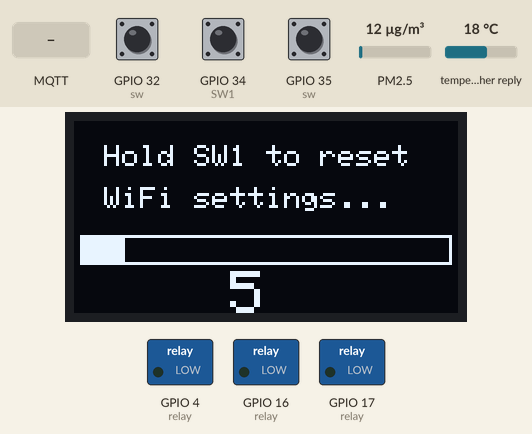
A program run on a simulated ESP32. Parts: 128×64 one-colour display, switched loads named in the program (green lamp = pin HIGH). Inputs (shaded band) come from the test bench; at power-on: GPIO 34 (SW1) LOW, GPIO 32 (sw) LOW, GPIO 35 (sw) LOW, PM2.5 12 µg/m³, temperature in the weather reply 18 °C. WiFi joins after 1.5 s; servers stay silent unless stated; the local clock reads 2024-03-15 10:24:30 at power-on unless the program sets it; random numbers use the default seed unless the program sets one; no MQTT or app messages arrive unless stated; web services answer with replies made up by the test bench; what the program prints to the serial monitor is not drawn.

Above: at 0.8 s.
0.9 s: GPIO 34 (SW1) pulled HIGH for 0.15 s
At 2.1 s:
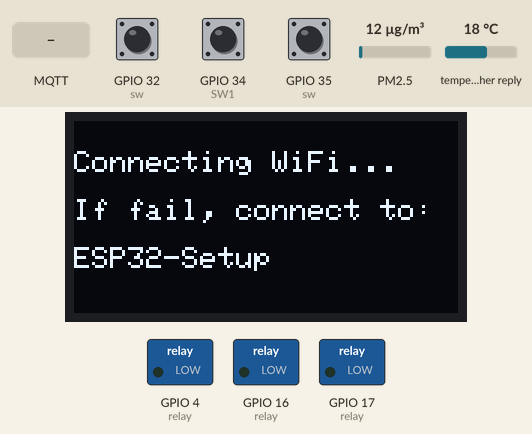
4.0 s: MQTT message "OFF" arrives on the second subscribed topic
At 4.9 s:
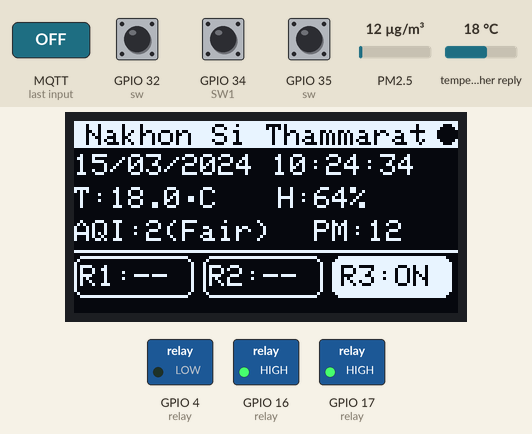
7.0 s: MQTT message "ON" arrives on the first subscribed topic
At 8.2 s:
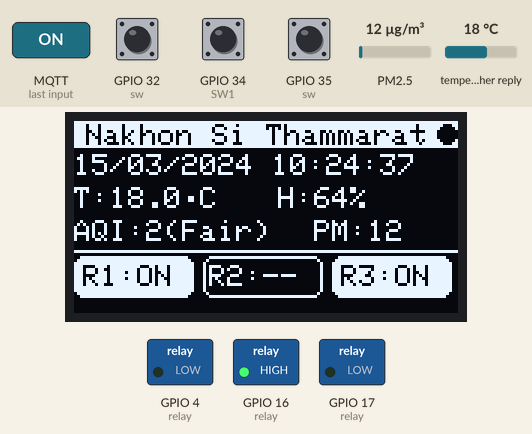
10.0 s: GPIO 32 (sw) pulled HIGH for 0.15 s
At 11.9 s:
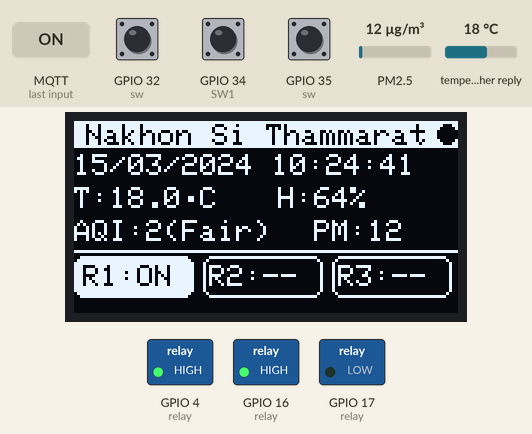
13.1 s: GPIO 35 (sw) pulled HIGH for 0.15 s
At 15.0 s:
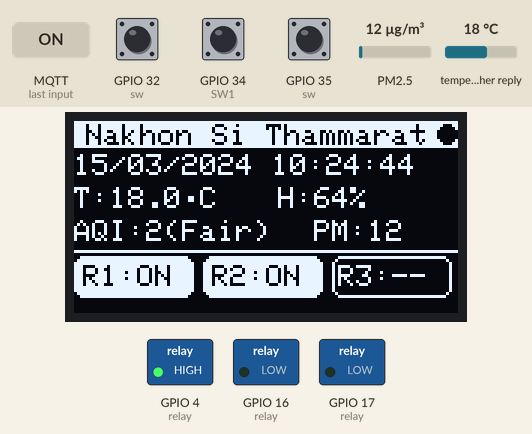
16.2 s: MQTT message "0" arrives on the first subscribed topic
At 17.0 s:
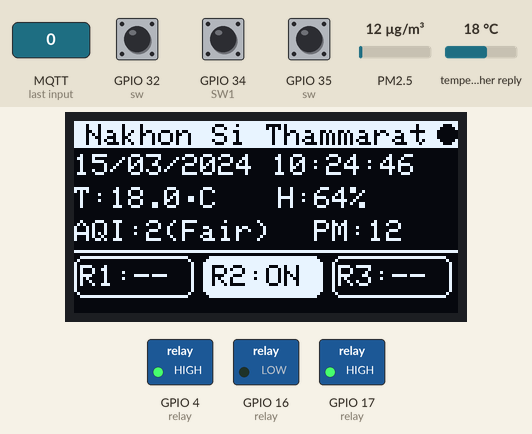
Timing chart, 0 to 19.2 s (numbered marks = the images above; inputs shaded):
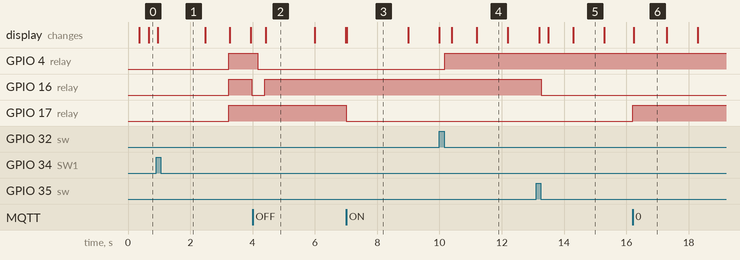

The program:

main.cpp
```cpp
#include <Arduino.h>
#include <WiFi.h>
#include <WiFiManager.h>
#include <HTTPClient.h>
#include <ArduinoJson.h>
#include <Wire.h>
#include <Adafruit_GFX.h>
#include <Adafruit_SSD1306.h>
#include <time.h>
#include <PubSubClient.h>

// ─── NTP ──────────────────────────────────────────────────
#define NTP_SERVER  "pool.ntp.org"
#define TZ_OFFSET   25200   // UTC+7 Asia/Bangkok

// ─── OpenWeatherMap ───────────────────────────────────────
#define OWM_API_KEY          "1bef650d2c6ea7a91f58252948c2d325"
#define OWM_CITY             "Nakhon Si Thammarat"
#define OWM_COUNTRY          "TH"
#define WEATHER_INTERVAL_MS  (2UL * 60UL * 1000UL)

// ─── Telegram Bot ─────────────────────────────────────────
#define TG_BOT_TOKEN          "8948698437:AAETguWxKsAg0ILJ8ANmZVGpHOsIs5-dLoY"
#define TG_CHAT_ID            "7745779456"
#define AQI_ALERT_THRESHOLD   3
#define PM25_ALERT_THRESHOLD  35.0f

// ─── MQTT (HiveMQ Free) ───────────────────────────────────
#define MQTT_BROKER    "broker.hivemq.com"
#define MQTT_PORT      1883
#define BOARD_ID       "esp32_nst_01"     // <-- เปลี่ยนให้ unique ต่อบอร์ด

// Topic schema: esp32/{BOARD_ID}/telemetry/<data>
//               esp32/{BOARD_ID}/control/relay/{1|2|3}
#define TOPIC_BASE              "esp32/" BOARD_ID
#define TOPIC_STATUS            TOPIC_BASE "/telemetry/status"
#define TOPIC_WEATHER           TOPIC_BASE "/telemetry/weather"
#define TOPIC_RELAY             TOPIC_BASE "/telemetry/relay"
#define TOPIC_CTRL_RELAY_1      TOPIC_BASE "/control/relay/1"
#define TOPIC_CTRL_RELAY_2      TOPIC_BASE "/control/relay/2"
#define TOPIC_CTRL_RELAY_3      TOPIC_BASE "/control/relay/3"

#define MQTT_RECONNECT_MS  5000   // retry ถ้าหลุด

// ─── OLED ─────────────────────────────────────────────────
#define OLED_SDA     21
#define OLED_SCL     22
#define OLED_ADDRESS 0x3C
#define SCREEN_W     128
#define SCREEN_H     64

// ─── Relay (Active Low) ───────────────────────────────────
#define RELAY1 17
#define RELAY2 16
#define RELAY3 4

#define RELAY_ON  LOW
#define RELAY_OFF HIGH

// ─── Switch (Active Low, External Pull-up) ────────────────
#define SW1 34
#define SW2 35
#define SW3 32

#define DEBOUNCE_MS         20
#define WIFI_RESET_HOLD_MS  5000

// ─── Structs ──────────────────────────────────────────────
struct SwitchState {
  uint8_t pin;
  bool lastRaw;
  bool stable;
  unsigned long lastChangeTime;
};

struct RelayState {
  uint8_t pin;
  bool on;
};

struct WeatherData {
  float temp;
  int   humidity;
  int   aqi;
  float pm25;
  float pm10;
  bool  valid;
};

// ─── Globals ──────────────────────────────────────────────
SwitchState sw[3] = {
  {SW1, HIGH, HIGH, 0},
  {SW2, HIGH, HIGH, 0},
  {SW3, HIGH, HIGH, 0},
};

RelayState relay[3] = {
  {RELAY1, false},
  {RELAY2, false},
  {RELAY3, false},
};

WeatherData weather = {0, 0, 0, 0, 0, false};
unsigned long lastWeatherFetch = 0;
unsigned long lastClockDraw    = 0;
unsigned long lastMqttRetry    = 0;
bool lastAqiAlertSent = false;

Adafruit_SSD1306 display(SCREEN_W, SCREEN_H, &Wire, -1);
WiFiClient       wifiClient;
PubSubClient     mqtt(wifiClient);

// ─── Forward declarations ──────────────────────────────────
void drawOLED();
void publishRelayState();

// ─── MQTT Publish helpers ──────────────────────────────────
void mqttPublishWeather() {
  if (!mqtt.connected()) return;

  JsonDocument doc;
  doc["board_id"]  = BOARD_ID;
  doc["city"]      = OWM_CITY;
  doc["temp"]      = weather.temp;
  doc["humidity"]  = weather.humidity;
  doc["aqi"]       = weather.aqi;
  doc["pm25"]      = weather.pm25;
  doc["pm10"]      = weather.pm10;

  char buf[256];
  serializeJson(doc, buf);
  mqtt.publish(TOPIC_WEATHER, buf, true);  // retained
  Serial.println("[MQTT] Published weather");
}

void publishRelayState() {
  if (!mqtt.connected()) return;

  JsonDocument doc;
  doc["board_id"]  = BOARD_ID;
  doc["relay1"]    = relay[0].on;
  doc["relay2"]    = relay[1].on;
  doc["relay3"]    = relay[2].on;

  char buf[128];
  serializeJson(doc, buf);
  mqtt.publish(TOPIC_RELAY, buf, true);  // retained
  Serial.println("[MQTT] Published relay state");
}

void mqttPublishStatus(const char* status) {
  if (!mqtt.connected()) return;

  JsonDocument doc;
  doc["board_id"] = BOARD_ID;
  doc["status"]   = status;
  doc["ip"]       = WiFi.localIP().toString();

  struct tm t;
  if (getLocalTime(&t)) {
    char timeBuf[20];
    strftime(timeBuf, sizeof(timeBuf), "%d/%m/%Y %H:%M:%S", &t);
    doc["time"] = timeBuf;
  }

  char buf[200];
  serializeJson(doc, buf);
  mqtt.publish(TOPIC_STATUS, buf, true);
  Serial.printf("[MQTT] Status: %s\n", status);
}

// ─── MQTT Callback (รับคำสั่ง control) ───────────────────
void mqttCallback(char* topic, byte* payload, unsigned int length) {
  String topicStr(topic);
  String msg;
  for (unsigned int i = 0; i < length; i++) msg += (char)payload[i];
  msg.trim();
  msg.toUpperCase();

  Serial.printf("[MQTT] Received [%s]: %s\n", topic, msg.c_str());

  int relayIdx = -1;
  if      (topicStr == TOPIC_CTRL_RELAY_1) relayIdx = 0;
  else if (topicStr == TOPIC_CTRL_RELAY_2) relayIdx = 1;
  else if (topicStr == TOPIC_CTRL_RELAY_3) relayIdx = 2;

  if (relayIdx < 0) return;

  bool newState = false;
  if      (msg == "ON"  || msg == "1" || msg == "TRUE")  newState = true;
  else if (msg == "OFF" || msg == "0" || msg == "FALSE") newState = false;
  else return;  // payload ไม่รู้จัก

  if (relay[relayIdx].on != newState) {
    relay[relayIdx].on = newState;
    digitalWrite(relay[relayIdx].pin, newState ? RELAY_ON : RELAY_OFF);
    Serial.printf("[MQTT] Relay%d -> %s\n", relayIdx + 1, newState ? "ON" : "OFF");

    publishRelayState();
    drawOLED();

    // แจ้ง Telegram
    String tgMsg = String("📡 <b>[MQTT] Relay") + (relayIdx + 1) + "</b> ";
    tgMsg += newState ? "เปิด (ON) ✅" : "ปิด (OFF) ⛔";
    tgMsg += "\n<i>สั่งผ่าน MQTT</i>";
    // (sendTelegram เรียกหลัง declare)
  }
}

// ─── MQTT Connect ─────────────────────────────────────────
void mqttConnect() {
  if (WiFi.status() != WL_CONNECTED) return;

  // Client ID unique ต่อบอร์ด
  String clientId = String("ESP32_") + BOARD_ID + "_" + String(random(0xFFFF), HEX);

  Serial.printf("[MQTT] Connecting as %s ...\n", clientId.c_str());

  // LWT (Last Will Testament) — แจ้งเมื่อบอร์ดหลุด
  if (mqtt.connect(clientId.c_str(),
                   nullptr, nullptr,           // no auth on HiveMQ free
                   TOPIC_STATUS, 0, true,      // LWT topic, QoS, retain
                   "{\"status\":\"offline\"}")) {
    Serial.println("[MQTT] Connected");

    // Subscribe control topics
    mqtt.subscribe(TOPIC_CTRL_RELAY_1);
    mqtt.subscribe(TOPIC_CTRL_RELAY_2);
    mqtt.subscribe(TOPIC_CTRL_RELAY_3);

    mqttPublishStatus("online");
    publishRelayState();
  } else {
    Serial.printf("[MQTT] Failed rc=%d — retry in %ds\n",
                  mqtt.state(), MQTT_RECONNECT_MS / 1000);
  }
}

// ─── Telegram Send ────────────────────────────────────────
void sendTelegram(const String& msg) {
  if (WiFi.status() != WL_CONNECTED) return;

  HTTPClient http;
  String url = String("https://api.telegram.org/bot") + TG_BOT_TOKEN + "/sendMessage";

  http.begin(url);
  http.addHeader("Content-Type", "application/json");

  JsonDocument doc;
  doc["chat_id"]    = TG_CHAT_ID;
  doc["text"]       = msg;
  doc["parse_mode"] = "HTML";

  String body;
  serializeJson(doc, body);

  int code = http.POST(body);
  Serial.printf("[Telegram] %s\n", code == HTTP_CODE_OK ? "ส่งสำเร็จ" : ("Error: " + String(code)).c_str());
  http.end();
}

// ─── OLED Helpers ─────────────────────────────────────────
void oledMsg(const char* line1, const char* line2 = "", const char* line3 = "") {
  display.clearDisplay();
  display.setTextColor(SSD1306_WHITE);
  display.setTextSize(1);
  display.setCursor(0, 10); display.print(line1);
  display.setCursor(0, 26); display.print(line2);
  display.setCursor(0, 42); display.print(line3);
  display.display();
}

void drawOLED() {
  display.clearDisplay();
  display.setTextSize(1);

  // ── Title bar (y=0) ──
  display.fillRect(0, 0, SCREEN_W, 9, SSD1306_WHITE);
  display.setTextColor(SSD1306_BLACK);
  display.setCursor(4, 1);
  display.print(OWM_CITY);

  // MQTT dot indicator (ขวาบน — ● = connected, ○ = offline)
  display.fillCircle(SCREEN_W - 4, 4, 3, mqtt.connected() ? SSD1306_BLACK : SSD1306_WHITE);
  if (!mqtt.connected()) display.drawCircle(SCREEN_W - 4, 4, 3, SSD1306_BLACK);

  display.setTextColor(SSD1306_WHITE);

  // ── Row 1 (y=11): Date + Time ──
  struct tm t;
  if (getLocalTime(&t)) {
    char timeBuf[22];
    snprintf(timeBuf, sizeof(timeBuf), "%02d/%02d/%04d %02d:%02d:%02d",
             t.tm_mday, t.tm_mon + 1, t.tm_year + 1900,
             t.tm_hour, t.tm_min, t.tm_sec);
    display.setCursor(0, 11);
    display.print(timeBuf);
  } else {
    display.setCursor(0, 11);
    display.print("Syncing time...");
  }

  // ── Row 2 (y=22): Temp & Humidity ──
  if (weather.valid) {
    display.setCursor(0, 22);
    display.print("T:");
    display.print(weather.temp, 1);
    display.print("\xF8""C");

    display.setCursor(68, 22);
    display.print("H:");
    display.print(weather.humidity);
    display.print("%");

    // ── Row 3 (y=33): AQI & PM2.5 ──
    const char* aqiLabel[] = {"", "Good", "Fair", "Mod", "Poor", "VPoor"};
    display.setCursor(0, 33);
    display.print("AQI:");
    display.print(weather.aqi);
    if (weather.aqi >= 1 && weather.aqi <= 5) {
      display.print("(");
      display.print(aqiLabel[weather.aqi]);
      display.print(")");
    }
    display.setCursor(80, 33);
    display.print("PM:");
    display.print(weather.pm25, 0);
  } else {
    display.setCursor(0, 22);
    display.print("Fetching weather...");
  }

  // ── Divider (y=43) ──
  display.drawLine(0, 43, SCREEN_W - 1, 43, SSD1306_WHITE);

  // ── Row 4 (y=45): Relay boxes ──
  const char* rLabel[] = {"R1", "R2", "R3"};
  for (int i = 0; i < 3; i++) {
    int bx = i * 43;
    if (relay[i].on) {
      display.fillRoundRect(bx, 45, 40, 14, 3, SSD1306_WHITE);
      display.setTextColor(SSD1306_BLACK);
      display.setCursor(bx + 3, 48);
      display.print(rLabel[i]);
      display.print(":ON");
      display.setTextColor(SSD1306_WHITE);
    } else {
      display.drawRoundRect(bx, 45, 40, 14, 3, SSD1306_WHITE);
      display.setCursor(bx + 2, 48);
      display.print(rLabel[i]);
      display.print(":--");
    }
  }

  display.display();
}

// ─── Relay Toggle ─────────────────────────────────────────
void toggleRelay(RelayState &r, int index) {
  r.on = !r.on;
  digitalWrite(r.pin, r.on ? RELAY_ON : RELAY_OFF);

  publishRelayState();

  String tgMsg = String("🔌 <b>Relay") + (index + 1) + "</b> ";
  tgMsg += r.on ? "เปิด (ON) ✅" : "ปิด (OFF) ⛔";
  sendTelegram(tgMsg);
}

// ─── Weather Fetch ────────────────────────────────────────
void fetchWeather() {
  if (WiFi.status() != WL_CONNECTED) {
    Serial.println("[Weather] WiFi ไม่ได้เชื่อมต่อ");
    return;
  }

  HTTPClient http;
  JsonDocument doc;
  float lat = 0, lon = 0;

  String city = String(OWM_CITY);
  city.replace(" ", "%20");
  String weatherUrl = String("http://api.openweathermap.org/data/2.5/weather?q=") +
                      city + "," + OWM_COUNTRY +
                      "&appid=" + OWM_API_KEY + "&units=metric&lang=th";

  http.begin(weatherUrl);
  int code = http.GET();
  if (code == HTTP_CODE_OK) {
    deserializeJson(doc, http.getString());
    weather.temp     = doc["main"]["temp"];
    weather.humidity = doc["main"]["humidity"];
    float feels      = doc["main"]["feels_like"];
    float windSpeed  = doc["wind"]["speed"];
    const char* desc = doc["weather"][0]["description"];
    lat = doc["coord"]["lat"];
    lon = doc["coord"]["lon"];

    Serial.println("========== สภาพอากาศ นครศรีธรรมราช ==========");
    Serial.printf("  อุณหภูมิ    : %.1f °C (รู้สึกเหมือน %.1f °C)\n", weather.temp, feels);
    Serial.printf("  ความชื้น    : %d %%\n", weather.humidity);
    Serial.printf("  ความเร็วลม  : %.1f m/s\n", windSpeed);
    Serial.printf("  สภาพ        : %s\n", desc);
  } else {
    Serial.printf("[Weather] HTTP error: %d\n", code);
  }
  http.end();

  if (lat == 0 && lon == 0) return;

  String aqiUrl = String("http://api.openweathermap.org/data/2.5/air_pollution?lat=") +
                  String(lat, 4) + "&lon=" + String(lon, 4) + "&appid=" + OWM_API_KEY;

  http.begin(aqiUrl);
  code = http.GET();
  if (code == HTTP_CODE_OK) {
    deserializeJson(doc, http.getString());
    weather.aqi   = doc["list"][0]["main"]["aqi"];
    weather.pm25  = doc["list"][0]["components"]["pm2_5"];
    weather.pm10  = doc["list"][0]["components"]["pm10"];
    float co      = doc["list"][0]["components"]["co"];
    float no2     = doc["list"][0]["components"]["no2"];
    float o3      = doc["list"][0]["components"]["o3"];
    weather.valid = true;

    const char* aqiLabel[] = {"", "ดี", "พอใช้", "ปานกลาง", "แย่", "แย่มาก"};
    Serial.println("------------- คุณภาพอากาศ (AQI) ---------------");
    Serial.printf("  AQI         : %d (%s)\n", weather.aqi,
                  (weather.aqi >= 1 && weather.aqi <= 5) ? aqiLabel[weather.aqi] : "?");
    Serial.printf("  PM2.5       : %.1f µg/m³\n", weather.pm25);
    Serial.printf("  PM10        : %.1f µg/m³\n", weather.pm10);
    Serial.printf("  CO          : %.1f µg/m³\n", co);
    Serial.printf("  NO2         : %.1f µg/m³\n", no2);
    Serial.printf("  O3          : %.1f µg/m³\n", o3);
    Serial.println("================================================");

    // ── Publish weather to MQTT ──
    mqttPublishWeather();

    // ── Telegram weather report ──
    const char* aqiLabelTH[] = {"", "ดี", "พอใช้", "ปานกลาง", "แย่", "แย่มาก"};
    String weatherMsg =
      String("🌤 <b>สภาพอากาศ ") + OWM_CITY + "</b>\n" +
      "🌡 อุณหภูมิ : <b>" + String(weather.temp, 1) + " °C</b>\n" +
      "💧 ความชื้น : <b>" + weather.humidity + " %</b>\n" +
      "🌬 AQI      : <b>" + weather.aqi +
      (weather.aqi >= 1 && weather.aqi <= 5 ? String(" (") + aqiLabelTH[weather.aqi] + ")" : "") + "</b>\n" +
      "🏭 PM2.5   : <b>" + String(weather.pm25, 1) + " µg/m³</b>\n" +
      "🏭 PM10    : <b>" + String(weather.pm10, 1) + " µg/m³</b>";
    sendTelegram(weatherMsg);

    // ── AQI/PM2.5 alert ──
    bool aqiBad  = weather.aqi  >= AQI_ALERT_THRESHOLD;
    bool pm25Bad = weather.pm25 >= PM25_ALERT_THRESHOLD;

    if ((aqiBad || pm25Bad) && !lastAqiAlertSent) {
      String alertMsg = "⚠️ <b>แจ้งเตือนคุณภาพอากาศ!</b>\n";
      if (aqiBad)  alertMsg += "🔴 AQI: <b>"   + String(weather.aqi)     + "</b> (เกินระดับ " + AQI_ALERT_THRESHOLD + ")\n";
      if (pm25Bad) alertMsg += "🔴 PM2.5: <b>" + String(weather.pm25, 1) + " µg/m³</b> (เกิน " + String(PM25_ALERT_THRESHOLD, 0) + ")\n";
      alertMsg += "📍 " + String(OWM_CITY);
      sendTelegram(alertMsg);
      lastAqiAlertSent = true;
    }

    if (!aqiBad && !pm25Bad) {
      if (lastAqiAlertSent)
        sendTelegram("✅ <b>คุณภาพอากาศกลับสู่ปกติ</b>\nAQI: " + String(weather.aqi) +
                     "  PM2.5: " + String(weather.pm25, 1) + " µg/m³");
      lastAqiAlertSent = false;
    }

  } else {
    Serial.printf("[AQI] HTTP error: %d\n", code);
  }
  http.end();

  drawOLED();
}

// ─── WiFi Reset Check ─────────────────────────────────────
void checkWiFiResetButton() {
  pinMode(SW1, INPUT);
  if (digitalRead(SW1) == HIGH) return;

  Serial.println("[WiFi] SW1 ถูกกด — รอ 5 วินาทีเพื่อ reset WiFi...");
  unsigned long pressStart = millis();

  while (digitalRead(SW1) == LOW) {
    unsigned long held = millis() - pressStart;

    display.clearDisplay();
    display.setTextColor(SSD1306_WHITE);
    display.setTextSize(1);
    display.setCursor(10, 8);  display.print("Hold SW1 to reset");
    display.setCursor(10, 22); display.print("WiFi settings...");

    int progress = map(held, 0, WIFI_RESET_HOLD_MS, 0, SCREEN_W - 4);
    display.drawRect(2, 38, SCREEN_W - 4, 10, SSD1306_WHITE);
    display.fillRect(2, 38, progress, 10, SSD1306_WHITE);

    display.setTextSize(2);
    display.setCursor(52, 50);
    display.print(max((int)(5 - held / 1000), 0));
    display.display();

    if (held >= WIFI_RESET_HOLD_MS) {
      Serial.println("[WiFi] Reset WiFi credentials!");
      oledMsg("WiFi Reset!", "Restarting...", "Connect to AP:");
      delay(1500);
      WiFiManager wm;
      wm.resetSettings();
      delay(500);
      ESP.restart();
    }
  }

  Serial.println("[WiFi] ปล่อยปุ่มก่อนครบ — ยกเลิก");
  display.clearDisplay();
  display.display();
}

// ─── Setup ────────────────────────────────────────────────
void setup() {
  Serial.begin(115200);

  Wire.begin(OLED_SDA, OLED_SCL);
  if (!display.begin(SSD1306_SWITCHCAPVCC, OLED_ADDRESS))
    Serial.println("[OLED] ไม่พบจอ");

  checkWiFiResetButton();

  oledMsg("Connecting WiFi...", "If fail, connect to:", "ESP32-Setup");

  WiFiManager wm;
  wm.setConnectTimeout(20);
  wm.setConfigPortalTimeout(120);
  wm.setAPCallback([](WiFiManager*) {
    oledMsg("WiFi Config Mode", "Connect to WiFi:", ">> ESP32-Setup <<");
  });

  if (!wm.autoConnect("ESP32-Setup")) {
    oledMsg("WiFi Failed!", "Restarting...");
    delay(2000);
    ESP.restart();
  }

  String ip = WiFi.localIP().toString();
  Serial.printf("[WiFi] Connected — IP: %s\n", ip.c_str());
  oledMsg("WiFi Connected!", ip.c_str());

  // ── NTP ──
  configTime(TZ_OFFSET, 0, NTP_SERVER);
  Serial.print("[NTP] Syncing");
  struct tm t;
  int retry = 0;
  while (!getLocalTime(&t) && retry++ < 20) { delay(500); Serial.print("."); }
  if (getLocalTime(&t)) {
    char buf[22]; strftime(buf, sizeof(buf), "%d/%m/%Y %H:%M:%S", &t);
    Serial.printf("\n[NTP] %s\n", buf);
  } else {
    Serial.println("\n[NTP] Sync failed");
  }

  // ── MQTT ──
  mqtt.setServer(MQTT_BROKER, MQTT_PORT);
  mqtt.setCallback(mqttCallback);
  mqtt.setKeepAlive(60);
  mqttConnect();

  // ── Telegram Online ──
  sendTelegram(
    String("✅ <b>ESP32 Online</b>\n") +
    "📡 IP: <b>" + ip + "</b>\n" +
    "📍 " + OWM_CITY + "\n" +
    "🔗 MQTT: <b>" + (mqtt.connected() ? "Connected" : "Offline") + "</b>\n" +
    "🔌 Relay: R1=OFF  R2=OFF  R3=OFF"
  );

  delay(500);

  for (int i = 0; i < 3; i++) {
    pinMode(relay[i].pin, OUTPUT);
    digitalWrite(relay[i].pin, RELAY_OFF);
  }
  for (int i = 0; i < 3; i++) {
    pinMode(sw[i].pin, INPUT);
  }

  drawOLED();
  fetchWeather();
  lastWeatherFetch = millis();
}

// ─── Loop ─────────────────────────────────────────────────
void loop() {
  unsigned long now = millis();

  // ── MQTT loop + auto-reconnect ──
  if (WiFi.status() == WL_CONNECTED) {
    if (!mqtt.connected() && now - lastMqttRetry >= MQTT_RECONNECT_MS) {
      lastMqttRetry = now;
      mqttConnect();
    }
    mqtt.loop();
  }

  bool relayChanged = false;

  // SW2, SW3 — toggle Relay2, Relay3
  for (int i = 1; i < 3; i++) {
    bool raw = digitalRead(sw[i].pin);
    if (raw != sw[i].lastRaw) { sw[i].lastRaw = raw; sw[i].lastChangeTime = now; }
    if ((now - sw[i].lastChangeTime) >= DEBOUNCE_MS && raw != sw[i].stable) {
      sw[i].stable = raw;
      if (sw[i].stable == LOW) {
        toggleRelay(relay[i], i);
        relayChanged = true;
        Serial.printf("SW%d กด -> Relay%d %s\n", i+1, i+1, relay[i].on ? "ON" : "OFF");
      }
    }
  }

  // SW1 — toggle Relay1 (กดสั้น)
  {
    bool raw = digitalRead(sw[0].pin);
    if (raw != sw[0].lastRaw) { sw[0].lastRaw = raw; sw[0].lastChangeTime = now; }
    if ((now - sw[0].lastChangeTime) >= DEBOUNCE_MS && raw != sw[0].stable) {
      sw[0].stable = raw;
      if (sw[0].stable == HIGH) {
        if ((now - sw[0].lastChangeTime) < WIFI_RESET_HOLD_MS) {
          toggleRelay(relay[0], 0);
          relayChanged = true;
          Serial.printf("SW1 กด -> Relay1 %s\n", relay[0].on ? "ON" : "OFF");
        }
      }
    }
  }

  if (relayChanged) { drawOLED(); lastClockDraw = now; }

  // Clock tick ทุก 1 วินาที
  if (now - lastClockDraw >= 1000) { lastClockDraw = now; drawOLED(); }

  // Weather ทุก 2 นาที
  if (now - lastWeatherFetch >= WEATHER_INTERVAL_MS) {
    lastWeatherFetch = now;
    fetchWeather();
  }
}
```

Measured:
- after the input at 0.9 s, GPIO 4 (relay), GPIO 17 (relay): LOW → HIGH after 2.3 s; GPIO 16 (relay): LOW → HIGH after 2.3 s, → LOW 0.72 s later
- after the input at 4.0 s, GPIO 16 (relay): LOW → HIGH after 0.40 s
- after the input at 7.0 s, GPIO 17 (relay): HIGH → LOW at once
- after the input at 10.0 s, GPIO 4 (relay): LOW → HIGH after 0.17 s
- after the input at 13.1 s, GPIO 16 (relay): HIGH → LOW after 0.17 s
- after the input at 16.2 s, GPIO 17 (relay): LOW → HIGH at once
- what the display in image 2 shows lasts 1.6 s, from 4.4 s to 6.0 s
